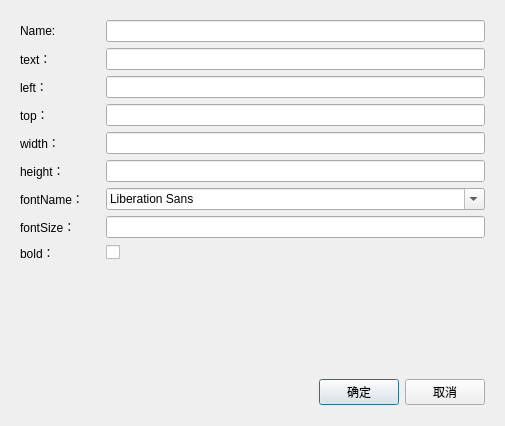
<?xml version="1.0" encoding="UTF-8"?>
<ui version="4.0">
 <class>ReportCellPropertyDialog</class>
 <widget class="QDialog" name="ReportCellPropertyDialog">
  <property name="geometry">
   <rect>
    <x>0</x>
    <y>0</y>
    <width>505</width>
    <height>426</height>
   </rect>
  </property>
  <property name="windowTitle">
   <string>属性</string>
  </property>
  <layout class="QVBoxLayout" name="verticalLayout">
   <item>
    <widget class="QWidget" name="wgtClient" native="true">
     <layout class="QVBoxLayout" name="verticalLayout_2">
      <item>
       <layout class="QHBoxLayout" name="horizontalLayout_2">
        <item>
         <widget class="QLabel" name="label">
          <property name="minimumSize">
           <size>
            <width>80</width>
            <height>0</height>
           </size>
          </property>
          <property name="maximumSize">
           <size>
            <width>80</width>
            <height>16777215</height>
           </size>
          </property>
          <property name="text">
           <string>Name:</string>
          </property>
         </widget>
        </item>
        <item>
         <widget class="QLineEdit" name="edtName"/>
        </item>
       </layout>
      </item>
      <item>
       <layout class="QHBoxLayout" name="horizontalLayout_3">
        <item>
         <widget class="QLabel" name="label_2">
          <property name="minimumSize">
           <size>
            <width>80</width>
            <height>0</height>
           </size>
          </property>
          <property name="maximumSize">
           <size>
            <width>80</width>
            <height>16777215</height>
           </size>
          </property>
          <property name="text">
           <string>text：</string>
          </property>
         </widget>
        </item>
        <item>
         <widget class="QLineEdit" name="edtText"/>
        </item>
       </layout>
      </item>
      <item>
       <layout class="QHBoxLayout" name="horizontalLayout_4">
        <item>
         <widget class="QLabel" name="label_3">
          <property name="minimumSize">
           <size>
            <width>80</width>
            <height>0</height>
           </size>
          </property>
          <property name="maximumSize">
           <size>
            <width>80</width>
            <height>16777215</height>
           </size>
          </property>
          <property name="text">
           <string>left：</string>
          </property>
         </widget>
        </item>
        <item>
         <widget class="QLineEdit" name="edtLeft"/>
        </item>
       </layout>
      </item>
      <item>
       <layout class="QHBoxLayout" name="horizontalLayout_5">
        <item>
         <widget class="QLabel" name="label_4">
          <property name="minimumSize">
           <size>
            <width>80</width>
            <height>0</height>
           </size>
          </property>
          <property name="maximumSize">
           <size>
            <width>80</width>
            <height>16777215</height>
           </size>
          </property>
          <property name="text">
           <string>top：</string>
          </property>
         </widget>
        </item>
        <item>
         <widget class="QLineEdit" name="edtTop"/>
        </item>
       </layout>
      </item>
      <item>
       <layout class="QHBoxLayout" name="horizontalLayout_6">
        <item>
         <widget class="QLabel" name="label_5">
          <property name="minimumSize">
           <size>
            <width>80</width>
            <height>0</height>
           </size>
          </property>
          <property name="maximumSize">
           <size>
            <width>80</width>
            <height>16777215</height>
           </size>
          </property>
          <property name="text">
           <string>width：</string>
          </property>
         </widget>
        </item>
        <item>
         <widget class="QLineEdit" name="edtWidth"/>
        </item>
       </layout>
      </item>
      <item>
       <layout class="QHBoxLayout" name="horizontalLayout_7">
        <item>
         <widget class="QLabel" name="label_6">
          <property name="minimumSize">
           <size>
            <width>80</width>
            <height>0</height>
           </size>
          </property>
          <property name="maximumSize">
           <size>
            <width>80</width>
            <height>16777215</height>
           </size>
          </property>
          <property name="text">
           <string>height：</string>
          </property>
         </widget>
        </item>
        <item>
         <widget class="QLineEdit" name="edtHeight"/>
        </item>
       </layout>
      </item>
      <item>
       <layout class="QHBoxLayout" name="horizontalLayout_8">
        <item>
         <widget class="QLabel" name="label_8">
          <property name="minimumSize">
           <size>
            <width>80</width>
            <height>0</height>
           </size>
          </property>
          <property name="maximumSize">
           <size>
            <width>80</width>
            <height>16777215</height>
           </size>
          </property>
          <property name="text">
           <string>fontName：</string>
          </property>
         </widget>
        </item>
        <item>
         <widget class="QFontComboBox" name="cbbFontName"/>
        </item>
       </layout>
      </item>
      <item>
       <layout class="QHBoxLayout" name="horizontalLayout_9">
        <item>
         <widget class="QLabel" name="label_7">
          <property name="minimumSize">
           <size>
            <width>80</width>
            <height>0</height>
           </size>
          </property>
          <property name="maximumSize">
           <size>
            <width>80</width>
            <height>16777215</height>
           </size>
          </property>
          <property name="text">
           <string>fontSize：</string>
          </property>
         </widget>
        </item>
        <item>
         <widget class="QLineEdit" name="edtFontSize"/>
        </item>
       </layout>
      </item>
      <item>
       <layout class="QHBoxLayout" name="horizontalLayout_10">
        <item>
         <widget class="QLabel" name="label_9">
          <property name="minimumSize">
           <size>
            <width>80</width>
            <height>0</height>
           </size>
          </property>
          <property name="maximumSize">
           <size>
            <width>80</width>
            <height>16777215</height>
           </size>
          </property>
          <property name="text">
           <string>bold：</string>
          </property>
         </widget>
        </item>
        <item>
         <widget class="QCheckBox" name="chkBold">
          <property name="text">
           <string/>
          </property>
         </widget>
        </item>
       </layout>
      </item>
      <item>
       <spacer name="verticalSpacer">
        <property name="orientation">
         <enum>Qt::Vertical</enum>
        </property>
        <property name="sizeHint" stdset="0">
         <size>
          <width>20</width>
          <height>30</height>
         </size>
        </property>
       </spacer>
      </item>
     </layout>
    </widget>
   </item>
   <item>
    <widget class="QWidget" name="wgtBottom" native="true">
     <property name="minimumSize">
      <size>
       <width>0</width>
       <height>46</height>
      </size>
     </property>
     <property name="maximumSize">
      <size>
       <width>16777215</width>
       <height>46</height>
      </size>
     </property>
     <layout class="QHBoxLayout" name="horizontalLayout">
      <item>
       <spacer name="horizontalSpacer">
        <property name="orientation">
         <enum>Qt::Horizontal</enum>
        </property>
        <property name="sizeHint" stdset="0">
         <size>
          <width>294</width>
          <height>20</height>
         </size>
        </property>
       </spacer>
      </item>
      <item>
       <widget class="QPushButton" name="btnOk">
        <property name="text">
         <string>确定</string>
        </property>
       </widget>
      </item>
      <item>
       <widget class="QPushButton" name="btnCancel">
        <property name="text">
         <string>取消</string>
        </property>
       </widget>
      </item>
     </layout>
    </widget>
   </item>
  </layout>
 </widget>
 <resources/>
 <connections/>
</ui>
